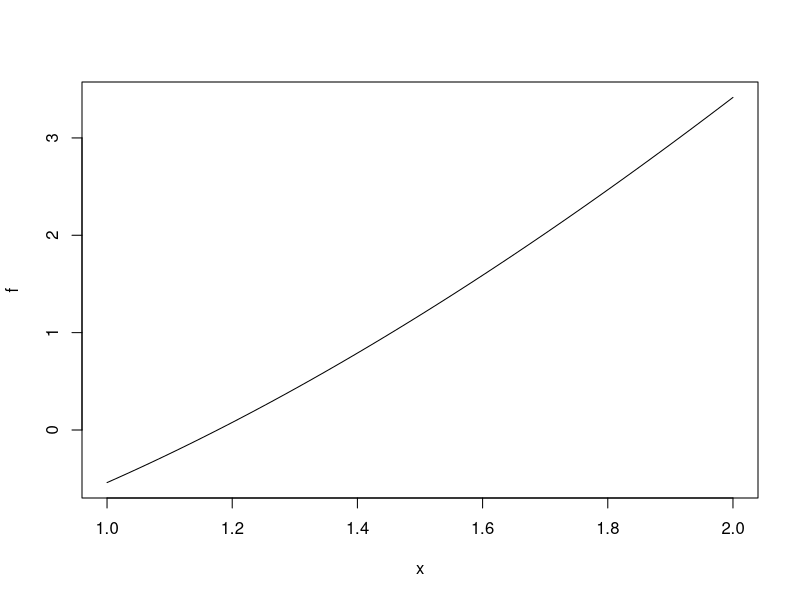

Recreate this plot in R.

i=1
n=100
tolerancia=10^-9

f <- function(x){
  x^2-cos(x)-1
}

plot(f,from=1,to=2)

VI=f(1)
VIA=f(0)

while(i<=n){
  VS = VI - (f(VI)*(VI-VIA)/(f(VI)-f(VIA)))
  if(abs(VS-VI)/abs(VS) < tolerancia){
    cat("Iteracion =",i,"Raiz =",VS*-1,"Tolerancia =",tolerancia,"\n")
    break
  }
  i=i+1
  VI = VS
}
